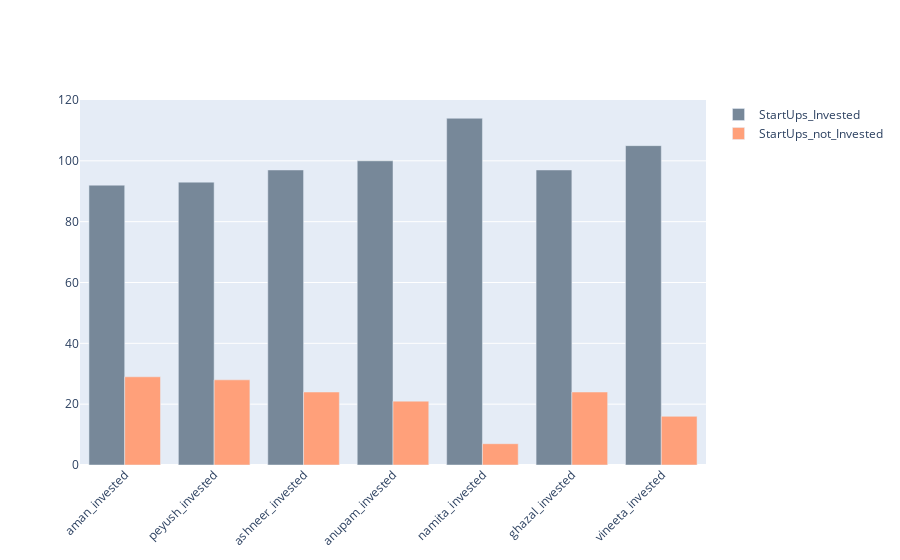

Write notebook code for a chart like this one.
### Code cell
# bar graph for each shark invested and not invested.
fig = go.Figure()

fig.add_trace(go.Bar(x = x, y = invested, name = "StartUps_Invested",
                    marker_color = 'lightslategrey' ))

fig.add_trace(go.Bar(x = x , y = not_invested, name = "StartUps_not_Invested",
                    marker_color = 'lightsalmon'))

fig.update_layout(barmode = 'group', xaxis_tickangle = -45)

fig.show()

### Figure 1 — Plotly figure (JSON) as saved in the notebook; plotly's stock layout.template omitted (floating-point values rounded to 4 significant figures)
{"data": [{"marker": {"color": "lightslategrey"}, "name": "StartUps_Invested", "type": "bar", "x": ["aman_invested", "peyush_invested", "ashneer_invested", "anupam_invested", "namita_invested", "ghazal_invested", "vineeta_invested"], "y": [92, 93, 97, 100, 114, 97, 105]}, {"marker": {"color": "lightsalmon"}, "name": "StartUps_not_Invested", "type": "bar", "x": ["aman_invested", "peyush_invested", "ashneer_invested", "anupam_invested", "namita_invested", "ghazal_invested", "vineeta_invested"], "y": [29, 28, 24, 21, 7, 24, 16]}], "layout": {"barmode": "group", "xaxis": {"tickangle": -45}}}
